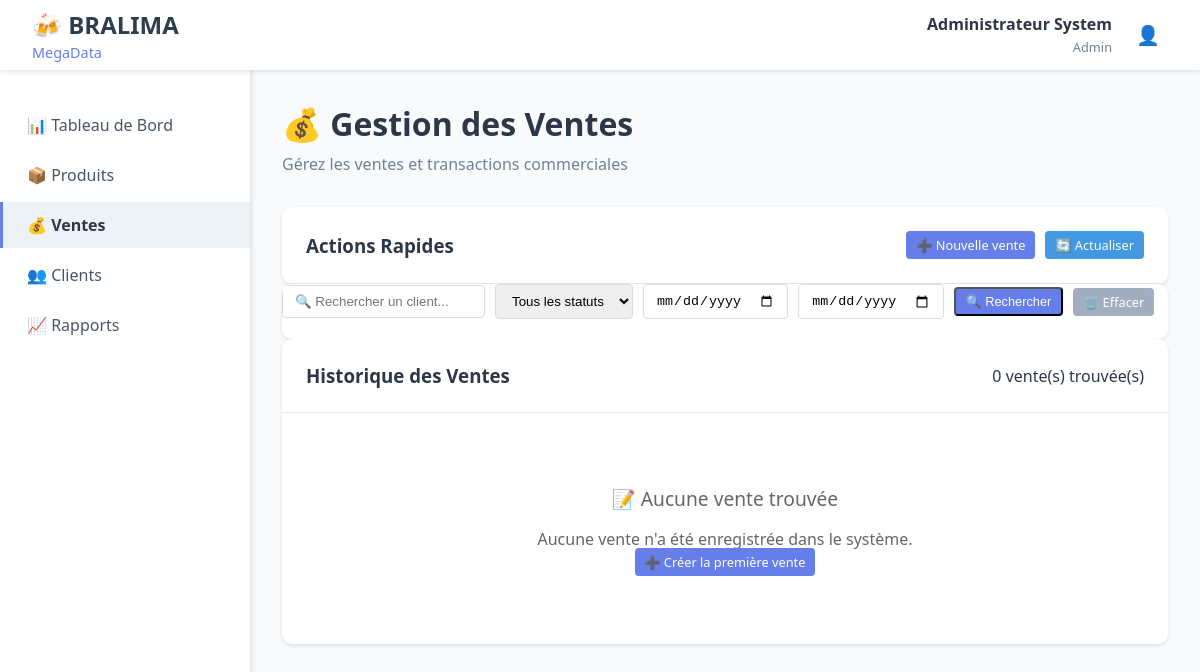
The page /modules/ventes/liste.php (signed in) on the database as committed earlier.
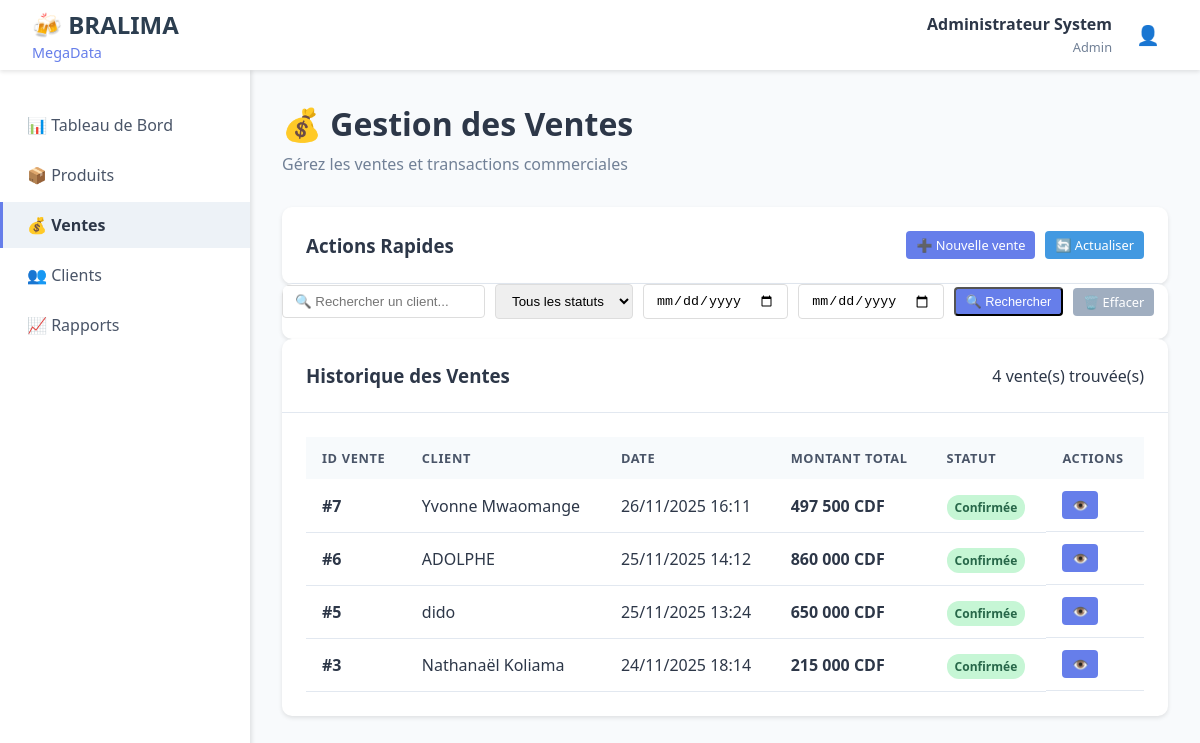
The same page on the database as committed later.
### tables this page shows
CREATE TABLE `ventes` (
  `id_vente` int(11) NOT NULL,
  `id_client` int(11) DEFAULT NULL,
  `date_vente` datetime DEFAULT current_timestamp(),
  `montant_total` decimal(15,2) DEFAULT 0.00,
  `statut` enum('en_attente','confirmee','annulee') DEFAULT 'confirmee'
);

CREATE TABLE `clients` (
  `id_client` int(11) NOT NULL,
  `nom_client` varchar(100) NOT NULL,
  `adresse` text DEFAULT NULL,
  `telephone` varchar(20) DEFAULT NULL,
  `email` varchar(100) DEFAULT NULL,
  `date_creation` datetime DEFAULT current_timestamp(),
  `statut` enum('actif','inactif') DEFAULT 'actif'
);

### modules/ventes/liste.php (the view, shortened to what the changed rows need)
<!DOCTYPE html>
<html lang="fr">
<head>
    <link rel="stylesheet" href="../../assets/css/dashboard.css">
</head>
<body>
    <?php include '../../includes/header.php'; ?>
    <div class="container">
        <main class="main-content">
            <div class="page-header">
                <h1>💰 Gestion des Ventes</h1>
            </div>
            <div class="content-card">
                <div class="card-header">
                    <h3>Historique des Ventes</h3>
                    <span id="venteCount">
                        <?php
                        try {
                            $pdo = getDBConnection();
                            $where = [];
                            $params = [];
                            $where_clause = $where ? 'WHERE ' . implode(' AND ', $where) : '';
                            $count_sql = "
                                SELECT COUNT(*) as total
                                FROM ventes v
                                LEFT JOIN clients c ON v.id_client = c.id_client
                                $where_clause
                            ";
                            $stmt = $pdo->prepare($count_sql);
                            $stmt->execute($params);
                            $total = $stmt->fetch()['total'];
                            echo $total . ' vente(s) trouvée(s)';
                        } catch (Exception $e) {
                            echo 'Erreur de comptage';
                        }
                        ?>
                    </span>
                </div>
                <div class="card-content">
                    <?php
                    try {
                        $pdo = getDBConnection();
                        $sql = "
                            SELECT v.*, c.nom_client
                            FROM ventes v
                            LEFT JOIN clients c ON v.id_client = c.id_client
                            $where_clause
                            ORDER BY v.date_vente DESC
                        ";
                        $stmt = $pdo->prepare($sql);
                        $stmt->execute($params);
                        $ventes = $stmt->fetchAll();
                        if (count($ventes) > 0):
                    ?>
                            <table class="data-table">
                                <thead>
                                    <tr>
                                        <th>ID Vente</th>
                                        <th>Client</th>
                                        <th>Date</th>
                                        <th>Montant Total</th>
                                        <th>Statut</th>
                                        <th>Actions</th>
                                    </tr>
                                </thead>
                                <tbody>
                                    <?php foreach ($ventes as $vente):
                                        switch ($vente['statut']) {
                                            case 'confirmee':
                                                $statut_class = 'badge-success';
                                                $statut_text = 'Confirmée';
                                                break;
                                        }
                                    ?>
                                        <tr>
                                            <td><strong>#<?php echo $vente['id_vente']; ?></strong></td>
                                            <td><?php echo $vente['nom_client'] ?? 'Client non spécifié'; ?></td>
                                            <td><?php echo date('d/m/Y H:i', strtotime($vente['date_vente'])); ?></td>
                                            <td><strong><?php echo number_format($vente['montant_total'], 0, ',', ' '); ?> CDF</strong></td>
                                            <td>
                                                <span class="badge <?php echo $statut_class; ?>">
                                                    <?php echo $statut_text; ?>
                                                </span>
                                            </td>
                                            <td class="actions">
                                                <a href="details.php?id=<?php echo $vente['id_vente']; ?>" class="btn btn-primary" title="Voir détails">
                                                    👁️
                                                </a>
                                            </td>
                                        </tr>
                                    <?php endforeach; ?>
                                </tbody>
                            </table>
                        <?php else: ?>
                            <div style="text-align: center; padding: 3rem; color: #666;">
                                <p style="font-size: 1.2rem; margin-bottom: 1rem;">📝 Aucune vente trouvée</p>
                                <p>
                                    <?php if (!empty($_GET['search']) || !empty($_GET['statut']) || !empty($_GET['date_debut'])): ?>
                                        Aucune vente ne correspond à vos critères de recherche.
                                        <br>
                                        <a href="liste.php" class="btn btn-primary" style="margin-top: 1rem;">
                                            🔄 Afficher toutes les ventes
                                        </a>
                                    <?php else: ?>
                                        Aucune vente n'a été enregistrée dans le système.
                                        <br>
                                        <a href="nouvelle.php" class="btn btn-primary" style="margin-top: 1rem;">
                                            ➕ Créer la première vente
                                        </a>
                                    <?php endif; ?>
                                </p>
                            </div>
                        <?php endif; ?>
                    <?php
                    } catch (Exception $e) {
                        echo '<div style="text-align: center; padding: 2rem; color: red;">';
                        echo '<p>❌ Erreur lors du chargement des ventes</p>';
                        echo '<p><small>' . $e->getMessage() . '</small></p>';
                        echo '</div>';
                    }
                    ?>
                </div>
            </div>
        </main>
    </div>
</body>
</html>

Rows that differ between the two databases and show on the page:
added ventes: id_vente "7", id_client.nom_client "Yvonne Mwaomange", date_vente "26/11/2025 16:11", montant_total "497 500", statut "Confirmée"
added ventes: id_vente "6", id_client.nom_client "ADOLPHE", date_vente "25/11/2025 14:12", montant_total "860 000", statut "Confirmée"
added ventes: id_vente "5", id_client.nom_client "dido", date_vente "25/11/2025 13:24", montant_total "650 000", statut "Confirmée"
added ventes: id_vente "3", id_client.nom_client "Nathanaël Koliama", date_vente "24/11/2025 18:14", montant_total "215 000", statut "Confirmée"
Other text that changed with them:
$total: "0" → "4"
text no longer shown: "📝 Aucune vente trouvée Aucune vente n'a été enregistrée dans le système. ➕ Créer la première vente"
text now shown: "ID VENTE CLIENT DATE MONTANT TOTAL STATUT ACTIONS"
